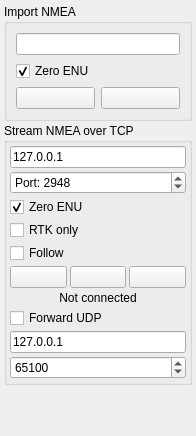
                  <widget class="QWidget" name="scrollAreaWidgetContents">
                   <property name="geometry">
                    <rect>
                     <x>0</x>
                     <y>0</y>
                     <width>196</width>
                     <height>436</height>
                    </rect>
                   </property>
                   <layout class="QVBoxLayout" name="verticalLayout_12">
                    <property name="spacing">
                     <number>2</number>
                    </property>
                    <property name="leftMargin">
                     <number>4</number>
                    </property>
                    <property name="topMargin">
                     <number>4</number>
                    </property>
                    <property name="rightMargin">
                     <number>4</number>
                    </property>
                    <property name="bottomMargin">
                     <number>4</number>
                    </property>
                    <item>
                     <widget class="QGroupBox" name="groupBox_11">
                      <property name="sizePolicy">
                       <sizepolicy hsizetype="Preferred" vsizetype="Fixed">
                        <horstretch>0</horstretch>
                        <verstretch>0</verstretch>
                       </sizepolicy>
                      </property>
                      <property name="title">
                       <string>Import NMEA</string>
                      </property>
                      <layout class="QGridLayout" name="gridLayout_9">
                       <item row="2" column="1">
                        <widget class="QPushButton" name="mapImportNmeaButton">
                         <property name="toolTip">
                          <string>Process</string>
                         </property>
                         <property name="text">
                          <string/>
                         </property>
                         <property name="icon">
                          <iconset resource="resources.qrc">
                           <normaloff>:/models/Icons/Process-96.png</normaloff>:/models/Icons/Process-96.png</iconset>
                         </property>
                        </widget>
                       </item>
                       <item row="1" column="0" colspan="2">
                        <widget class="QCheckBox" name="mapImportNmeaZeroEnuBox">
                         <property name="toolTip">
                          <string>Zero ENU coordinates on map with first imported point</string>
                         </property>
                         <property name="text">
                          <string>Zero ENU</string>
                         </property>
                         <property name="checked">
                          <bool>true</bool>
                         </property>
                        </widget>
                       </item>
                       <item row="2" column="0">
                        <widget class="QPushButton" name="mapChooseNmeaButton">
                         <property name="toolTip">
                          <string>Choose</string>
                         </property>
                         <property name="text">
                          <string/>
                         </property>
                         <property name="icon">
                          <iconset resource="resources.qrc">
                           <normaloff>:/models/Icons/Open Folder-96.png</normaloff>:/models/Icons/Open Folder-96.png</iconset>
                         </property>
                        </widget>
                       </item>
                       <item row="0" column="0" colspan="2">
                        <widget class="QLineEdit" name="mapImportNmeaEdit"/>
                       </item>
                      </layout>
                     </widget>
                    </item>
                    <item>
                     <widget class="QGroupBox" name="groupBox_14">
                      <property name="sizePolicy">
                       <sizepolicy hsizetype="Preferred" vsizetype="Fixed">
                        <horstretch>0</horstretch>
                        <verstretch>0</verstretch>
                       </sizepolicy>
                      </property>
                      <property name="title">
                       <string>Stream NMEA over TCP</string>
                      </property>
                      <layout class="QVBoxLayout" name="verticalLayout_9">
                       <property name="spacing">
                        <number>3</number>
                       </property>
                       <property name="leftMargin">
                        <number>3</number>
                       </property>
                       <property name="topMargin">
                        <number>3</number>
                       </property>
                       <property name="rightMargin">
                        <number>3</number>
                       </property>
                       <property name="bottomMargin">
                        <number>3</number>
                       </property>
                       <item>
                        <widget class="QLineEdit" name="mapStreamNmeaServerEdit">
                         <property name="text">
                          <string>127.0.0.1</string>
                         </property>
                        </widget>
                       </item>
                       <item>
                        <widget class="QSpinBox" name="mapStreamNmeaPortBox">
                         <property name="prefix">
                          <string>Port: </string>
                         </property>
                         <property name="maximum">
                          <number>65535</number>
                         </property>
                         <property name="value">
                          <number>2948</number>
                         </property>
                        </widget>
                       </item>
                       <item>
                        <widget class="QCheckBox" name="mapStreamNmeaZeroEnuBox">
                         <property name="toolTip">
                          <string>Zero ENU frame on next NMEA message</string>
                         </property>
                         <property name="text">
                          <string>Zero ENU</string>
                         </property>
                         <property name="checked">
                          <bool>true</bool>
                         </property>
                        </widget>
                       </item>
                       <item>
                        <widget class="QCheckBox" name="mapStreamNmeaRtkOnlyBox">
                         <property name="text">
                          <string>RTK only</string>
                         </property>
                        </widget>
                       </item>
                       <item>
                        <widget class="QCheckBox" name="mapStreamNmeaFollowBox">
                         <property name="text">
                          <string>Follow</string>
                         </property>
                        </widget>
                       </item>
                       <item>
                        <layout class="QHBoxLayout" name="horizontalLayout_13">
                         <item>
                          <widget class="QPushButton" name="mapStreamNmeaClearTraceButton">
                           <property name="toolTip">
                            <string>Clear trace</string>
                           </property>
                           <property name="text">
                            <string/>
                           </property>
                           <property name="icon">
                            <iconset resource="resources.qrc">
                             <normaloff>:/models/Icons/Delete2-96.png</normaloff>:/models/Icons/Delete2-96.png</iconset>
                           </property>
                          </widget>
                         </item>
                         <item>
                          <widget class="QPushButton" name="mapStreamNmeaDisconnectButton">
                           <property name="toolTip">
                            <string>Disconnect</string>
                           </property>
                           <property name="text">
                            <string/>
                           </property>
                           <property name="icon">
                            <iconset resource="resources.qrc">
                             <normaloff>:/models/Icons/Disconnected-96.png</normaloff>:/models/Icons/Disconnected-96.png</iconset>
                           </property>
                          </widget>
                         </item>
                         <item>
                          <widget class="QPushButton" name="mapStreamNmeaConnectButton">
                           <property name="toolTip">
                            <string>Connect</string>
                           </property>
                           <property name="text">
                            <string/>
                           </property>
                           <property name="icon">
                            <iconset resource="resources.qrc">
                             <normaloff>:/models/Icons/Connected-96.png</normaloff>:/models/Icons/Connected-96.png</iconset>
                           </property>
                          </widget>
                         </item>
                        </layout>
                       </item>
                       <item>
                        <widget class="QLabel" name="mapStreamNmeaConnectedLabel">
                         <property name="text">
                          <string>Not connected</string>
                         </property>
                         <property name="alignment">
                          <set>Qt::AlignCenter</set>
                         </property>
                        </widget>
                       </item>
                       <item>
                        <widget class="QCheckBox" name="mapStreamNmeaForwardUdpBox">
                         <property name="text">
                          <string>Forward UDP</string>
                         </property>
                        </widget>
                       </item>
                       <item>
                        <widget class="QLineEdit" name="mapStreamNmeaForwardUdpHostEdit">
                         <property name="text">
                          <string>127.0.0.1</string>
                         </property>
                        </widget>
                       </item>
                       <item>
                        <widget class="QSpinBox" name="mapStreamNmeaForwardUdpPortBox">
                         <property name="maximum">
                          <number>65535</number>
                         </property>
                         <property name="value">
                          <number>65100</number>
                         </property>
                        </widget>
                       </item>
                      </layout>
                     </widget>
                    </item>
                    <item>
                     <spacer name="verticalSpacer_5">
                      <property name="orientation">
                       <enum>Qt::Vertical</enum>
                      </property>
                      <property name="sizeHint" stdset="0">
                       <size>
                        <width>68</width>
                        <height>29</height>
                       </size>
                      </property>
                     </spacer>
                    </item>
                   </layout>
                  </widget>
